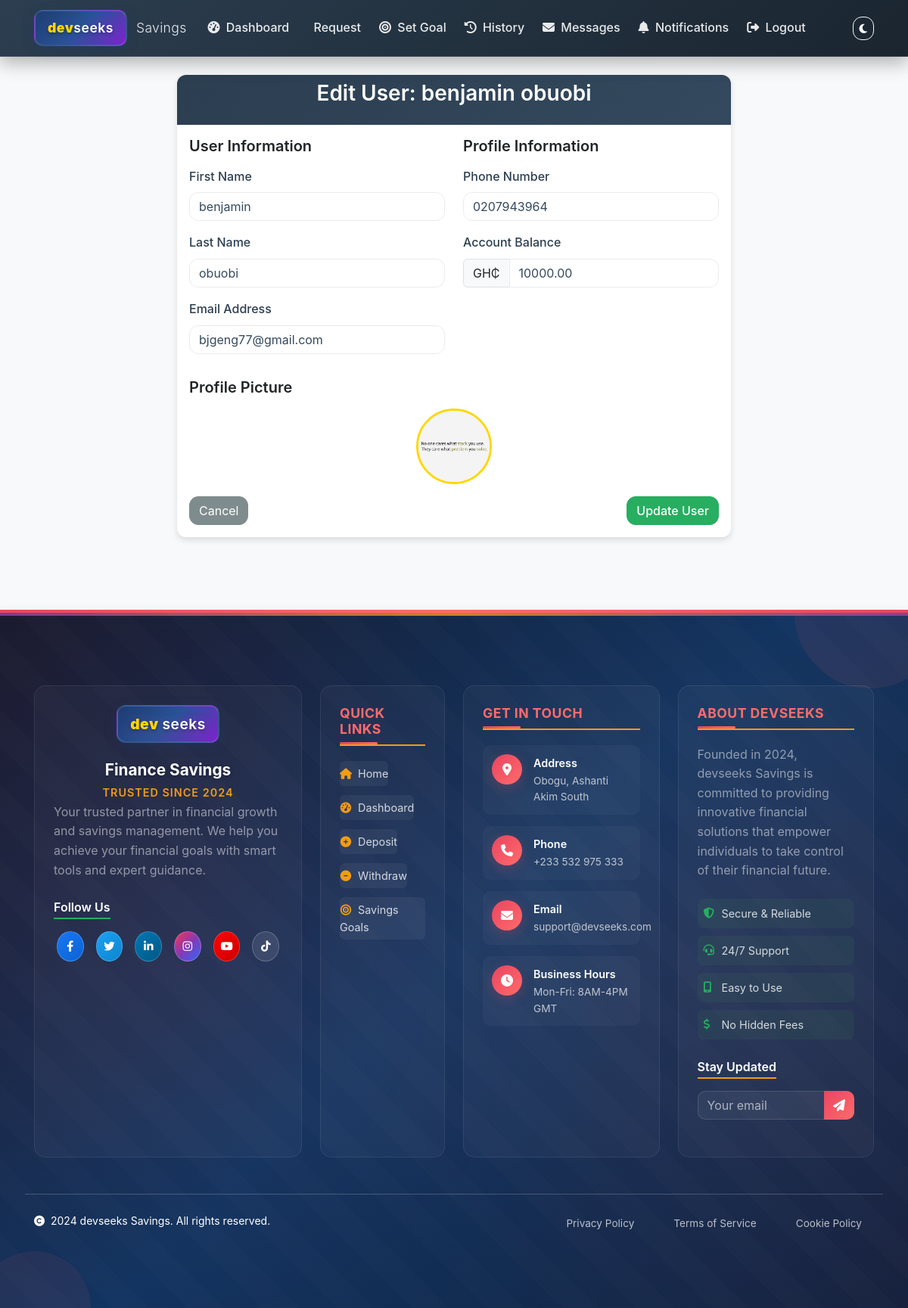
The app's page /accounts/edit-user/13/ (signed in) with its own data.
### accounts/models.py (models this page shows, shortened)
class UserProfile(models.Model):
    GENDER_CHOICES = [
        ('M', 'Male'),
        ('F', 'Female'),
        ('O', 'Other'),
    ]
    user = models.OneToOneField(User, on_delete=models.CASCADE)
    phone_number = models.CharField(
        max_length=20,
        validators=[RegexValidator(regex=r'^\+?1?\d{9,15}$', message="Phone number must be entered in the format: '+999999999'. Up to 15 digits allowed.")],
        blank=True,
        null=True,
        help_text="Enter your phone number with country code"
    )
    date_of_birth = models.DateField(null=True, blank=True, help_text="Format: YYYY-MM-DD")
    gender = models.CharField(max_length=1, choices=GENDER_CHOICES, blank=True)
    address = models.TextField(max_length=500, blank=True, help_text="Street address")
    city_or_town = models.CharField(max_length=100, blank=True, help_text="City or town name")
    id_card_number = models.CharField(
        max_length=50,
        unique=True,
        blank=True,
        null=True,
        help_text="National ID or passport number"
    )
    profile_picture = models.ImageField(
        upload_to='profile_pics/',
        blank=True,
        null=True,
        help_text="Upload your profile picture"
    )
    balance = models.DecimalField(max_digits=10, decimal_places=2, default=0.00)
    created_at = models.DateTimeField(auto_now_add=True)
    updated_at = models.DateTimeField(auto_now=True)

### accounts/views.py (the view, shortened to what this page needs)
# urls.py: path('edit-user/<int:user_id>/', views.edit_user, name='edit_user'),
@login_required
def edit_user(request, user_id):
    if not request.user.is_staff:
        messages.error(request, 'Only administrators can edit users.')
        return redirect('dashboard')
    user = get_object_or_404(User, id=user_id)
    user_profile, created = UserProfile.objects.get_or_create(user=user)
    context = {
        'user': user,
        'profile': user_profile
    }
    return render(request, 'accounts/edit_user.html', context)

### templates/accounts/edit_user.html (shortened to what this page needs)
{% extends 'base.html' %}
{% load django_bootstrap5 %}
{% block content %}
<div class="row justify-content-center">
    <div class="col-md-8">
        <div class="card">
            <div class="card-header">
                <h3 class="text-center">Edit User: {{ user.get_full_name|default:user.username }}</h3>
            </div>
            <div class="card-body">
                <form method="post">
                    <div class="row mb-3">
                        <div class="col-md-6">
                            <h5>User Information</h5>
                            <div class="mb-3">
                                <label for="first_name" class="form-label">First Name</label>
                                <input type="text" class="form-control" id="first_name" name="first_name" value="{{ user.first_name }}" required>
                            </div>
                            <div class="mb-3">
                                <label for="last_name" class="form-label">Last Name</label>
                                <input type="text" class="form-control" id="last_name" name="last_name" value="{{ user.last_name }}" required>
                            </div>
                            <div class="mb-3">
                                <label for="email" class="form-label">Email Address</label>
                                <input type="email" class="form-control" id="email" name="email" value="{{ user.email }}" required>
                            </div>
                        </div>
                        <div class="col-md-6">
                            <h5>Profile Information</h5>
                            <div class="mb-3">
                                <label for="phone_number" class="form-label">Phone Number</label>
                                <input type="tel" class="form-control" id="phone_number" name="phone_number" value="{{ profile.phone_number }}">
                            </div>
                            <div class="mb-3">
                                <label for="balance" class="form-label">Account Balance</label>
                                <div class="input-group">
                                    <span class="input-group-text">GH₵</span>
                                    <input type="number" class="form-control" id="balance" name="balance" value="{{ profile.balance|default:0 }}" step="0.01" min="0">
                                </div>
                            </div>
                        </div>
                    </div>
                    <div class="row mb-3">
                        <div class="col-12">
                            <h5>Profile Picture</h5>
                            <div class="text-center">
                                {% if profile.profile_picture %}
                                    <img src="{{ profile.profile_picture.url }}" alt="Profile" class="rounded-circle" style="width: 100px; height: 100px; object-fit: cover; border: 3px solid #ffd700;">
                                {% else %}
                                    <div class="rounded-circle mx-auto d-flex align-items-center justify-content-center" style="width: 100px; height: 100px; background: linear-gradient(135deg, #ffd700, #ff6b6b); color: white; font-weight: bold; font-size: 36px;">
                                        {{ user.first_name.0|default:user.username.0|upper }}
                                    </div>
                                {% endif %}
                            </div>
                        </div>
                    </div>
                    <div class="d-flex justify-content-between">
                        <a href="{% url 'user_management' %}" class="btn btn-secondary">Cancel</a>
                        <button type="submit" class="btn btn-primary">Update User</button>
                    </div>
                </form>
            </div>
        </div>
    </div>
</div>
{% endblock %}

### static/css/colors.css (style rules this page uses)
:root { --primary-base: #f8f9fa; --primary-light: #ffffff; --primary-muted: #e9ecef; --secondary-dark: #2c3e50; --secondary-medium: #34495e; --secondary-light: #7f8c8d; --accent-primary: #27ae60; --accent-secondary: #f39c12; --accent-tertiary: #8e44ad; --success: #27ae60; --warning: #f39c12; --danger: #e74c3c; --info: #3498db; --gradient-primary: linear-gradient(135deg, var(--secondary-dark), var(--secondary-medium)); --gradient-accent: linear-gradient(135deg, var(--accent-primary), var(--accent-secondary)); --gradient-header: linear-gradient(135deg, var(--secondary-dark), #1a252f); --shadow-sm: 0 2px 4px rgba(0,0,0,0.08); --shadow-md: 0 4px 8px rgba(0,0,0,0.12); --shadow-lg: 0 8px 16px rgba(0,0,0,0.16); --border-radius-sm: 0.375rem; --border-radius-md: 0.5rem; --border-radius-lg: 0.75rem; --spacing-xs: 0.25rem; --spacing-sm: 0.5rem; --spacing-md: 1rem; --spacing-lg: 1.5rem; --spacing-xl: 3rem; --breakpoint-xs: 0; --breakpoint-sm: 576px; --breakpoint-md: 768px; --breakpoint-lg: 992px; --breakpoint-xl: 1200px; --breakpoint-xxl: 1400px; }
body { background-color: var(--primary-base); color: var(--secondary-medium); font-family: -apple-system, BlinkMacSystemFont, 'Segoe UI', Roboto, 'Helvetica Neue', Arial, sans-serif; line-height: 1.6; margin: 0; padding: 0; overflow-x: hidden; }
h1, h2, h3, h4, h5, h6 { font-weight: 600; line-height: 1.2; margin-bottom: 1rem; }
h3 { font-size: 1.75rem; }
h5 { font-size: 1.25rem; }
.card { background-color: var(--primary-light); border: none; border-radius: var(--border-radius-lg); box-shadow: var(--shadow-md); transition: all 0.3s ease; }
.card-header { background: var(--gradient-primary); color: var(--primary-light); border-bottom: none; border-radius: var(--border-radius-lg) var(--border-radius-lg) 0 0 !important; font-weight: 600; }
.btn-primary { background: var(--accent-primary); border-color: var(--accent-primary); color: var(--primary-light); font-weight: 500; border-radius: var(--border-radius-md); transition: all 0.3s ease; }
.btn-secondary { background: var(--secondary-light); border-color: var(--secondary-light); color: var(--primary-light); }
.form-control { background-color: var(--primary-light); border-color: var(--primary-muted); color: var(--secondary-medium); border-radius: var(--border-radius-md); transition: all 0.3s ease; }
.form-label { color: var(--secondary-dark); font-weight: 500; }

### static/css/custom.css (style rules this page uses)
.card { position: relative; z-index: 1 !important; }
.card, .btn, .table, .alert, .progress, .balance-display { position: relative; z-index: 1 !important; }
.rounded-circle { border-radius: 50%; }
.card { z-index: 1 !important; }
.btn, .table, .alert, .progress, .balance-display { z-index: 1 !important; }
main, .card, .btn, .table, .alert, .progress, .balance-display { z-index: 1 !important; position: relative !important; }
.card { transition: transform 0.2s ease, box-shadow 0.2s ease; }
.btn { transition: all 0.2s ease; }
html, body { height: 100%; }
body { text-rendering: optimizeLegibility; -webkit-font-smoothing: antialiased; -moz-osx-font-smoothing: grayscale; }
.form-control, .form-select { border-radius: 12px; }
.btn { border-radius: 12px; }

### static/css/dropdown-fix.css (style rules this page uses)
main, .card, .btn, .table, .alert, .progress, .balance-display, .jumbotron { position: relative; z-index: 1; }

### static/css/modal-fix.css (style rules this page uses)
form button[type="submit"] { pointer-events: auto !important; cursor: pointer !important; z-index: 9999 !important; position: relative !important; display: inline-block !important; visibility: visible !important; }
form { display: inline !important; pointer-events: auto !important; z-index: 9999 !important; position: relative !important; }
body { backdrop-filter: none !important; }

### static/css/admin-approval.css (style rules this page uses)
:root { --primary-base: #f8f9fa; --primary-light: #ffffff; --primary-muted: #e9ecef; --secondary-dark: #2c3e50; --secondary-medium: #34495e; --secondary-light: #7f8c8d; --accent-primary: #27ae60; --accent-secondary: #f39c12; --accent-tertiary: #8e44ad; --success: #27ae60; --warning: #f39c12; --danger: #e74c3c; --info: #3498db; }

### records on screen
UserProfile: phone_number "0207943964", balance "10000.00", profile_picture (picture)

### other values on screen
{{ user.get_full_name|default:user.username }} "benjamin obuobi"
